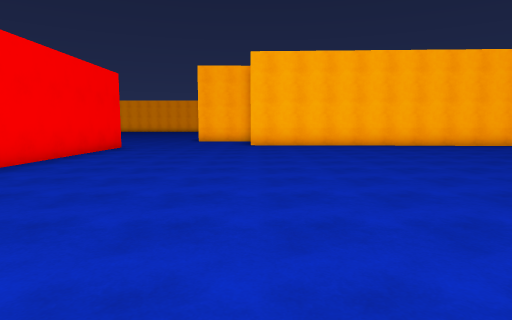
view 1 (above)

20 first-person views from a walk through a scene from a Unity 3-D project. The camera is 1.4 m above the floor, tilts 6° down and sees 75° across. The floor is counted in squares, 2 m on a side. Each view is taken from the middle of a square. On the plan, view 1 faces up. The plan holds only what a view shows up to about 10 squares ahead; the rest is blank. The place goes on beyond the plan. The player is left out.

view 2
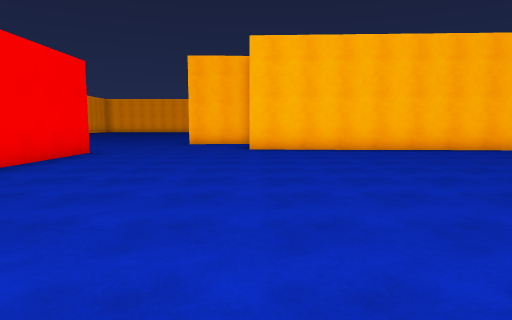

view 3
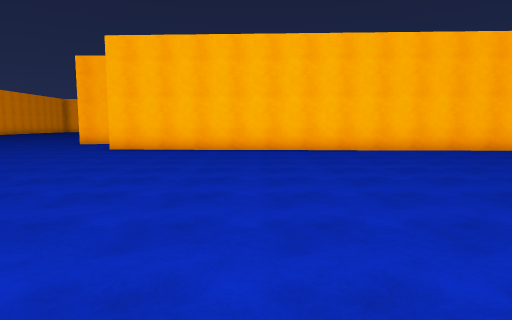

view 4
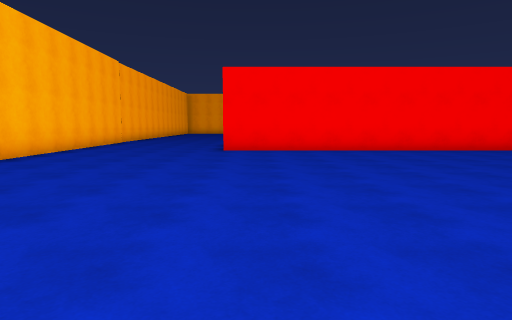

view 5
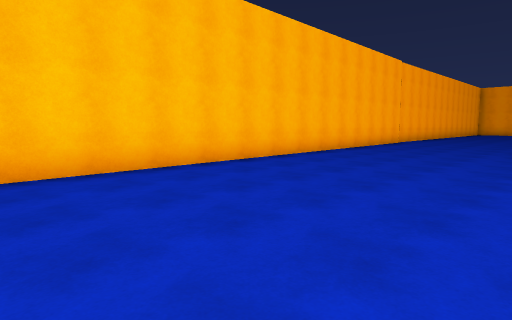

view 6
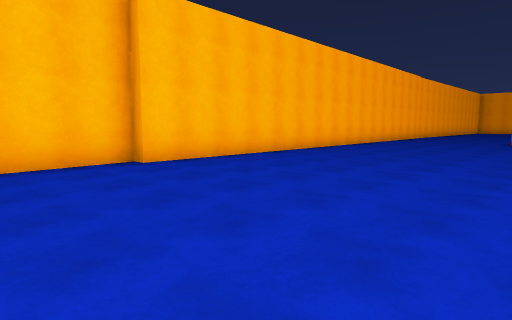

view 7
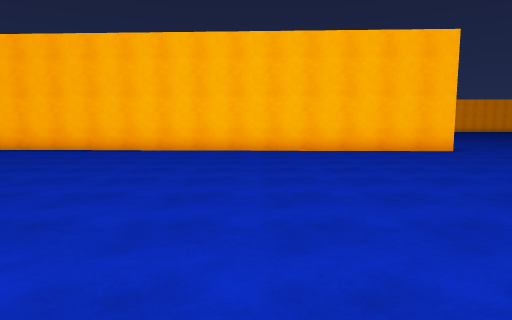

view 8
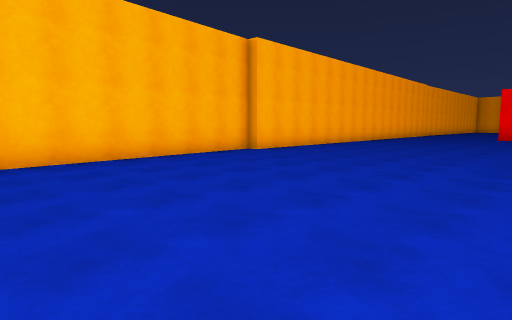

view 9
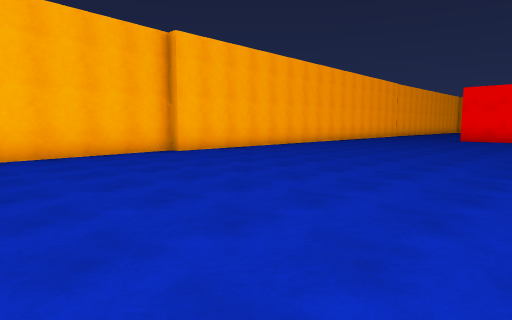

view 10
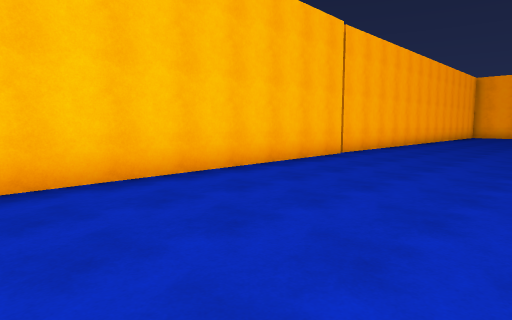

view 11
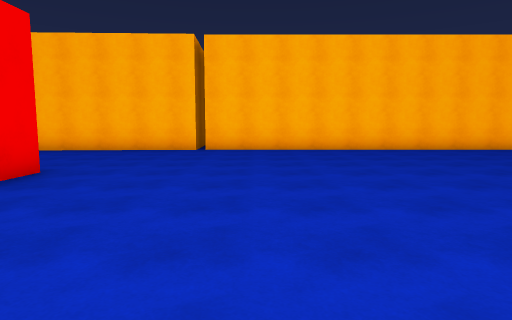

view 12
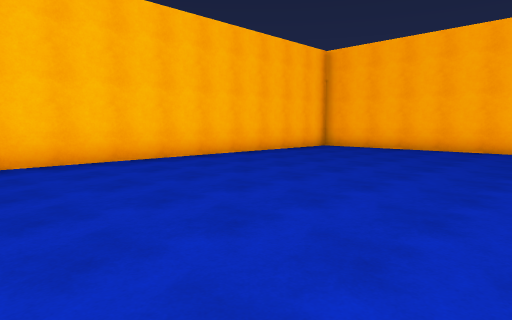

view 13
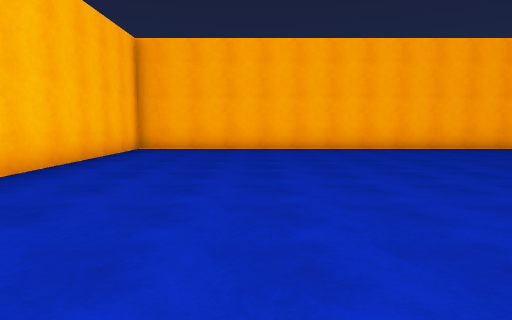

view 14
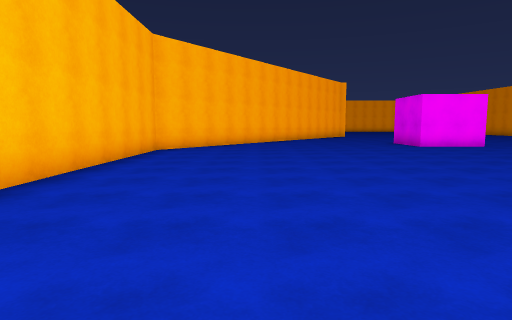

view 15
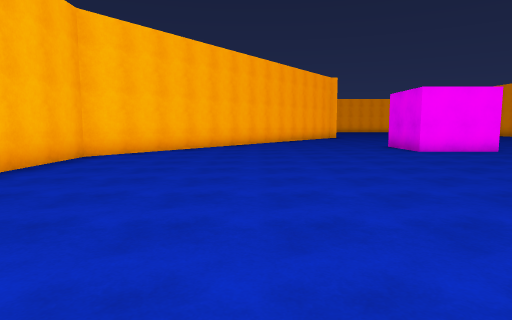

view 16
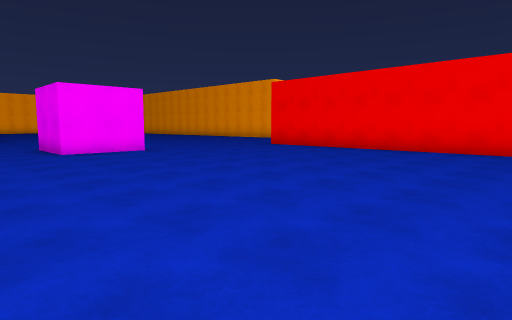

view 17
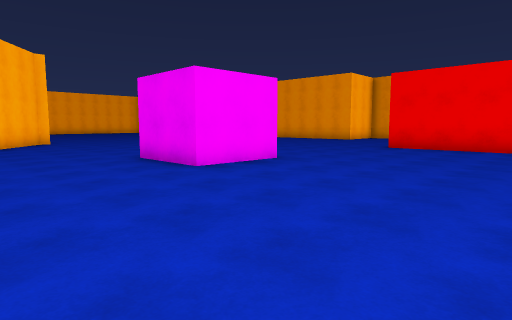

view 18
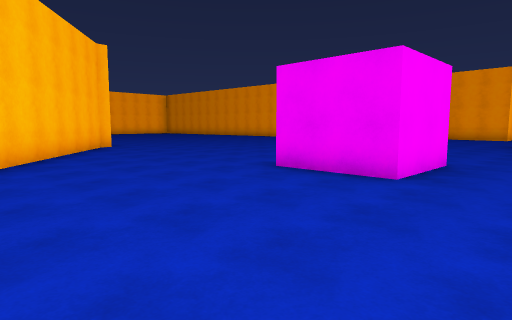

view 19
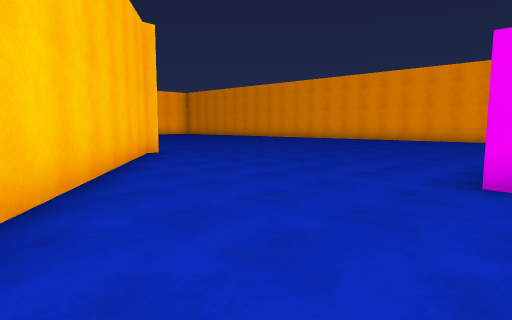

view 20
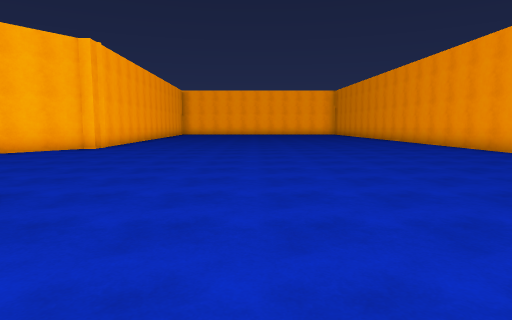

### Floor plan
Points are (right, up) in squares from view 1. A wall is a line through its corners. A room is listed if a view was taken in it or the views show most of it. See-through windows are left out.
Room 1 (views 1, 2, 3, 4, 5, 6, 7, 8, 9, 10)
walls: (-4.2, 9.5) (-4.2, 0); (-3.4, -4.2) (13.2, -3.6); (14.5, 10.9) (-0.2, 11.5)
ways out: opening at (-3.2, -2.5) to room 2; opening at (-2.5, 10) to room 2
Room 2 (views 11, 12, 13, 14, 15, 16, 17, 18, 19, 20)
walls: (-11.6, 10.7) (-13.7, 10.7) (-13.7, 12.9); (-6.8, 3.1) (-6.8, 10.1); (-4.2, 10.5) (-4.2, 9.5); (-6.8, 0) (-6.8, 0.9); (-19.7, 12.1) (-21.8, 9.3) (-21.8, -4.5); (-14, 19.8) (-17.6, 14.9); (-2.6, 18.4) (-2.7, 20.1); (-21.8, -4.8) (-3.4, -4.2)
ways out: opening at (-3.2, -2.5) to room 1; opening at (-2.5, 10) to room 1

Positions as (right, up) in squares from view 1, and headings:
1: (0, 0), facing up
2: (0, 2), facing up
3: (4, 2), facing up
4: (5, 1), facing left
5: (5, 1), facing down-left
6: (10, 2), facing down-left
7: (10, 2), facing up
8: (14, 3), facing down-left
9: (12, 4), facing down-left
10: (-1, 0), facing down-left
11: (-10, 5), facing down
12: (-12, 2), facing down-left
13: (-12, -1), facing left
14: (-19, 0), facing up
15: (-18, 2), facing up
16: (-16, 2), facing up-right
17: (-17, 6), facing up-right
18: (-18, 9), facing up-right
19: (-18, 12), facing up-right
20: (-9, 10), facing up
